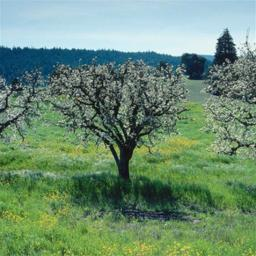
#> input picture datasets/bnw2color/Opencountry/full_dataset/cdmc518.jpg, 256 x 256 px, found by its file name; its folder holds only this picture in this run
$ python create_dataset.py Opencountry/full_dataset
#> lines starting #> are read from the running program, lines starting #| are printed output that depends on the picture
import sys
import os
import cv2
import numpy as np
import random

# Assumes that full_dataset is always in a folder named 'full_dataset'

folder = sys.argv[1]
files = os.listdir(folder+"/full_dataset")

files = [file for file in files if file.endswith(".jpg")]
total = len(files)

# Fraction of dataset to be trained and tested on can be changed here
train_frac = int(0.9*total)
test_frac = int(0.05*total)
eval_frac = total-train_frac-test_frac

random.shuffle(files)

index = 1
for file in files:
	img = cv2.imread(folder+"/full_dataset/"+file)
#> img is the input picture: shape (256, 256, 3); mean B, G, R 114.8, 141.4, 109.7
	gray = cv2.cvtColor(img,cv2.COLOR_BGR2GRAY)
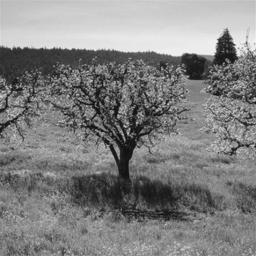
#> gray: shape (256, 256); min 2, max 251, mean 128.9
	gray = cv2.cvtColor(gray,cv2.COLOR_GRAY2RGB)
#> gray: shape (256, 256, 3)
	if index <= train_frac:
		cv2.imwrite(folder+"/train/input/"+str(index)+".jpg", gray)
		cv2.imwrite(folder+"/train/output/"+str(index)+".jpg", img)
	elif index <= train_frac+test_frac:
		cv2.imwrite(folder+"/test/input/"+str(index-train_frac)+".jpg", gray)
		cv2.imwrite(folder+"/test/output/"+str(index-train_frac)+".jpg", img)
	else:
		cv2.imwrite(folder+"/eval/input/"+str(index-train_frac-test_frac)+".jpg", gray)
		cv2.imwrite(folder+"/eval/output/"+str(index-train_frac-test_frac)+".jpg", img)
	index += 1

$ run again, on datasets/bnw2color/Opencountry/full_dataset/land290.jpg
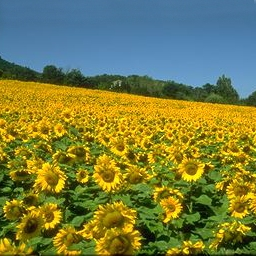
#> input picture datasets/bnw2color/Opencountry/full_dataset/land290.jpg, 256 x 256 px, found by its file name
#> img is the input picture: shape (256, 256, 3); mean B, G, R 67.6, 125.4, 119.5
#> `gray = cv2.cvtColor(img,cv2.COLOR_BGR2GRAY)`:
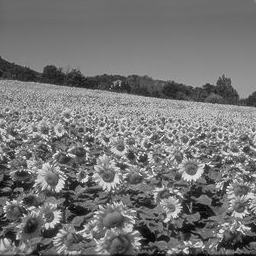
#> gray: shape (256, 256); min 0, max 241, mean 117

$ run again, on datasets/bnw2color/Opencountry/full_dataset/land345.jpg
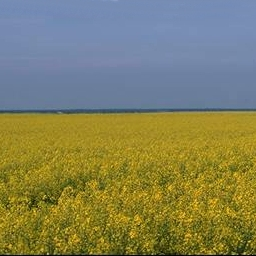
#> input picture datasets/bnw2color/Opencountry/full_dataset/land345.jpg, 256 x 256 px, found by its file name
#> img is the input picture: shape (256, 256, 3); mean B, G, R 90.9, 128.9, 129.6
#> `gray = cv2.cvtColor(img,cv2.COLOR_BGR2GRAY)`:
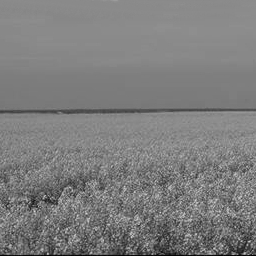
#> gray: shape (256, 256); min 1, max 220, mean 124.8

$ run again, on datasets/bnw2color/Opencountry/full_dataset/land348.jpg
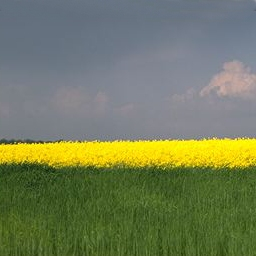
#> input picture datasets/bnw2color/Opencountry/full_dataset/land348.jpg, 256 x 256 px, found by its file name
#> img is the input picture: shape (256, 256, 3); mean B, G, R 89.9, 123.9, 114.4
#> `gray = cv2.cvtColor(img,cv2.COLOR_BGR2GRAY)`:
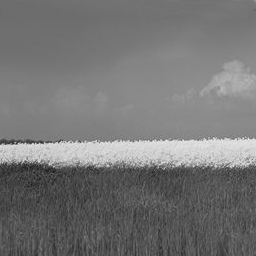
#> gray: shape (256, 256); min 22, max 240, mean 117.2

$ run again, on datasets/bnw2color/Opencountry/full_dataset/cdmc722.jpg
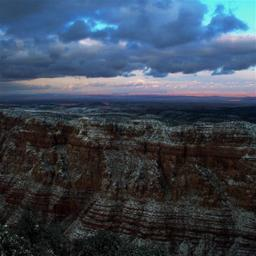
#> input picture datasets/bnw2color/Opencountry/full_dataset/cdmc722.jpg, 256 x 256 px, found by its file name
#> img is the input picture: shape (256, 256, 3); mean B, G, R 85.2, 70.4, 58.9
#> `gray = cv2.cvtColor(img,cv2.COLOR_BGR2GRAY)`:
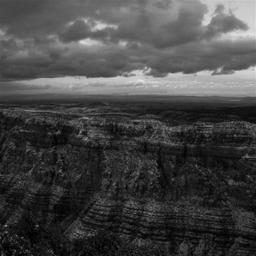
#> gray: shape (256, 256); min 0, max 230, mean 68.6
